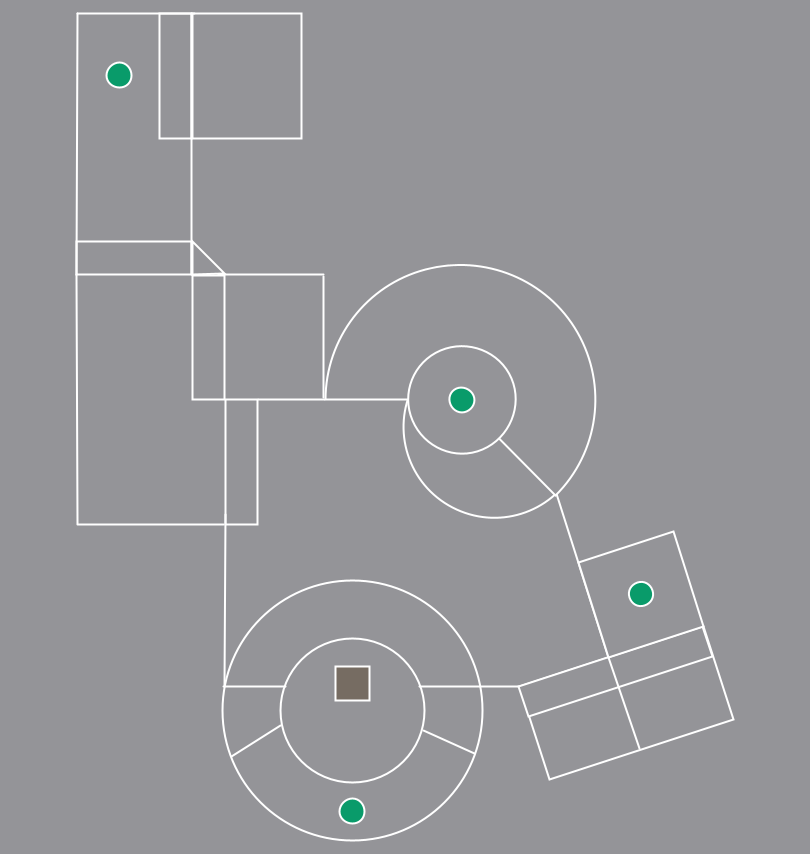
Frame 1 (no input)
Frame 60 (the mouse pressed at the canvas centre just before this capture): identical to frame 1, image omitted
Frame 120 (the mouse held since frame 60 and released just before this capture): identical to frame 1, image omitted

The Processing sketch that drew this single still picture (run headless with seeded random() and noise(); from frame 60 on, the mouse is pressed at the canvas centre):

// Processing sketch: A1R4_MapPiece
// ── A1R4_MapPiece.pde
// yes this is a splatoon map
void setup() {
  size(810, 854);
}

// background
void draw() {
  background(#949498);
  
// spawn area
 noFill();
 stroke(#ffffff);
 strokeWeight(2);
 circle(352, 710, 260);
 circle(352, 710, 144);
 line(224, 685, 225, 514);
 
 line(223, 686, 285, 686);
 line(419, 686, 518, 686);
 
 line(231, 756, 280, 725);
 line(474, 753, 423, 730);
 
// perch
   rect(192, 275, 32, 124);
   rect(225, 399, 32, 125);
   rect(76, 241, 115, 33);
   rect(159, 13, 32, 125);
   triangle(192, 274, 192, 241, 224, 273);
   rect(192, 13, 109, 125);
   line(77, 523, 76, 274);
   line(77, 524, 223, 524);
   line(77, 13, 76, 274);
   line(77, 13, 194, 13);
   line(191, 13, 191, 274);
   line(258, 399, 324, 399);
   
   line(323, 397, 323, 276);
   line(218, 274, 323, 274);
   
// basket and fountains
 fill(#766c62);
 square(335, 666, 34);
 fill(#099b6a);
 circle(352, 811, 25);
 circle(119, 75, 25);
 
// steps
 fill(#949498);
 rotate(HALF_PI/-5.0);
 rect(282, 813, 194, 98);
 rect(281, 813, 194, 32);
 line(377, 910, 376, 813);
 line(377, 635, 376, 813);
 rect(376, 714, 100, 99);
 fill(#099b6a);
 circle(426, 763, 25);
 
// tower
  fill(#099b6a);
  circle(352, 460, 25);
  fill(#949498);
  arc(338, 559, 182, 182, 0.8, PI+QUARTER_PI, PIE);
  rotate(HALF_PI/0.454);
  arc(-462, -398, 270, 270, 0, PI+QUARTER_PI, PIE);
  rotate(53);
  circle(268, 549, 107);
  rotate(0);
  fill(#099b6a);
  circle(268, 549, 25);
  
  save ("output.png");
  
}
